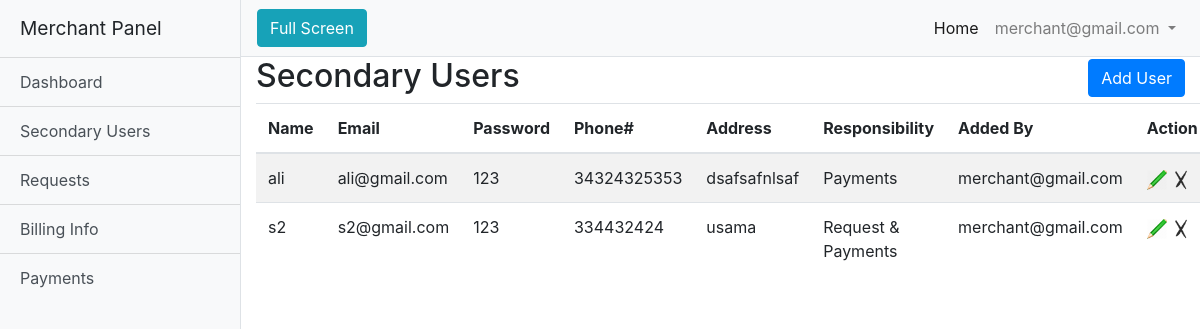
The page /merchant/index.php?pid=3 (signed in) on the database its author committed.
### tables this page shows
CREATE TABLE `tb_users` (
  `u_id` int(11) NOT NULL,
  `u_p` varchar(255) NOT NULL,
  `u_name` varchar(255) NOT NULL,
  `u_email` varchar(255) NOT NULL,
  `u_phone` bigint(255) NOT NULL,
  `u_add` text NOT NULL,
  `u_role` varchar(255) NOT NULL,
  `u_resp` varchar(255) NOT NULL,
  `u_pass` varchar(255) NOT NULL,
  `u_bal` float NOT NULL
);

### merchant/index.php (called while the page is built)
<?php
include "include/nav.php";
include "include/controller.php";
include "include/footer.php";
?>

### merchant/pages/sec.php (the view)
<?php
include "../db.php";
$eml=$_SESSION["u_email"];
$sql="SELECT * from tb_users where u_role='sub' and u_p='$eml'";
$res=mysqli_query($conn,$sql);
$html="";
while($row=mysqli_fetch_assoc($res))
{
  $html.="
      <tr>
      <td>".$row['u_name']."</td>
      <td>".$row['u_email']."</td>
      <td>".$row['u_pass']."</td>
      <td>".$row['u_phone']."</td>
      <td>".$row['u_add']."</td>
      <td>".$row['u_resp']."</td>
      <td>".$row['u_p']."</td>
      <td><a href='index.php?pid=11&uid=".$row['u_id']."'><img src='assets/images/edit.png' width='20' ><a>
           <a href='index.php?pid=12&uid=".$row['u_id']."'><img src='assets/images/del.png' width='20' ></a>
       </td>
      </tr>
  ";
}
?>

### merchant/assets/css/simple-sidebar.css (style rules this page uses)
body { overflow-x: hidden; }

### rows shown on the page
tb_users: u_name "ali", u_email "ali@gmail.com", u_pass "123", u_phone "34324325353", u_add "dsafsafnlsaf", u_resp "Payments", u_p "merchant@gmail.com"
tb_users: u_name "s2", u_email "s2@gmail.com", u_pass "123", u_phone "334432424", u_add "usama", u_resp "Request & Payments", u_p "merchant@gmail.com"

### other values the page prints
$_SESSION["u_email"] "merchant@gmail.com"
